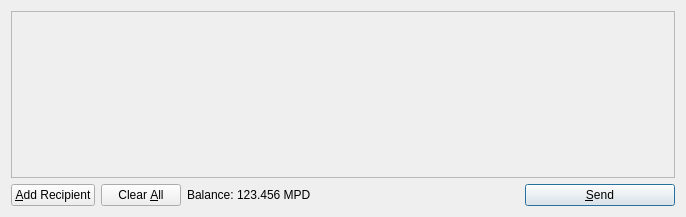
<?xml version="1.0" encoding="UTF-8"?>
<ui version="4.0">
 <class>SendCoinsDialog</class>
 <widget class="QDialog" name="SendCoinsDialog">
  <property name="geometry">
   <rect>
    <x>0</x>
    <y>0</y>
    <width>686</width>
    <height>217</height>
   </rect>
  </property>
  <property name="windowTitle">
   <string>Send Coins</string>
  </property>
  <layout class="QVBoxLayout" name="verticalLayout">
   <item>
    <widget class="QScrollArea" name="scrollArea">
     <property name="widgetResizable">
      <bool>true</bool>
     </property>
     <widget class="QWidget" name="scrollAreaWidgetContents">
      <property name="geometry">
       <rect>
        <x>0</x>
        <y>0</y>
        <width>672</width>
        <height>172</height>
       </rect>
      </property>
      <layout class="QVBoxLayout" name="verticalLayout_2">
       <property name="margin">
        <number>0</number>
       </property>
       <item>
        <layout class="QVBoxLayout" name="entries">
         <property name="spacing">
          <number>6</number>
         </property>
        </layout>
       </item>
       <item>
        <spacer name="verticalSpacer">
         <property name="orientation">
          <enum>Qt::Vertical</enum>
         </property>
         <property name="sizeHint" stdset="0">
          <size>
           <width>20</width>
           <height>40</height>
          </size>
         </property>
        </spacer>
       </item>
      </layout>
     </widget>
    </widget>
   </item>
   <item>
    <layout class="QHBoxLayout" name="horizontalLayout">
     <item>
      <widget class="QPushButton" name="addButton">
       <property name="toolTip">
        <string>Send to multiple recipients at once</string>
       </property>
       <property name="text">
        <string>&amp;Add Recipient</string>
       </property>
       <property name="icon">
        <iconset resource="../bitcoin.qrc">
         <normaloff>:/icons/add</normaloff>:/icons/add</iconset>
       </property>
       <property name="autoDefault">
        <bool>false</bool>
       </property>
      </widget>
     </item>
     <item>
      <widget class="QPushButton" name="clearButton">
       <property name="sizePolicy">
        <sizepolicy hsizetype="Minimum" vsizetype="Fixed">
         <horstretch>0</horstretch>
         <verstretch>0</verstretch>
        </sizepolicy>
       </property>
       <property name="toolTip">
        <string>Remove all transaction fields</string>
       </property>
       <property name="text">
        <string>Clear &amp;All</string>
       </property>
       <property name="icon">
        <iconset resource="../bitcoin.qrc">
         <normaloff>:/icons/remove</normaloff>:/icons/remove</iconset>
       </property>
       <property name="autoRepeatDelay">
        <number>300</number>
       </property>
       <property name="autoDefault">
        <bool>false</bool>
       </property>
      </widget>
     </item>
     <item>
      <layout class="QHBoxLayout" name="horizontalLayout_2">
       <property name="spacing">
        <number>3</number>
       </property>
       <item>
        <widget class="QLabel" name="label">
         <property name="text">
          <string>Balance:</string>
         </property>
        </widget>
       </item>
       <item>
        <widget class="QLabel" name="labelBalance">
         <property name="cursor">
          <cursorShape>IBeamCursor</cursorShape>
         </property>
         <property name="text">
          <string>123.456 MPD</string>
         </property>
         <property name="textInteractionFlags">
          <set>Qt::LinksAccessibleByMouse|Qt::TextSelectableByKeyboard|Qt::TextSelectableByMouse</set>
         </property>
        </widget>
       </item>
      </layout>
     </item>
     <item>
      <spacer name="horizontalSpacer">
       <property name="orientation">
        <enum>Qt::Horizontal</enum>
       </property>
       <property name="sizeHint" stdset="0">
        <size>
         <width>40</width>
         <height>20</height>
        </size>
       </property>
      </spacer>
     </item>
     <item>
      <widget class="QPushButton" name="sendButton">
       <property name="minimumSize">
        <size>
         <width>150</width>
         <height>0</height>
        </size>
       </property>
       <property name="toolTip">
        <string>Confirm the send action</string>
       </property>
       <property name="text">
        <string>&amp;Send</string>
       </property>
       <property name="icon">
        <iconset resource="../bitcoin.qrc">
         <normaloff>:/icons/send</normaloff>:/icons/send</iconset>
       </property>
       <property name="default">
        <bool>true</bool>
       </property>
      </widget>
     </item>
    </layout>
   </item>
  </layout>
 </widget>
 <resources>
  <include location="../bitcoin.qrc"/>
 </resources>
 <connections/>
</ui>
